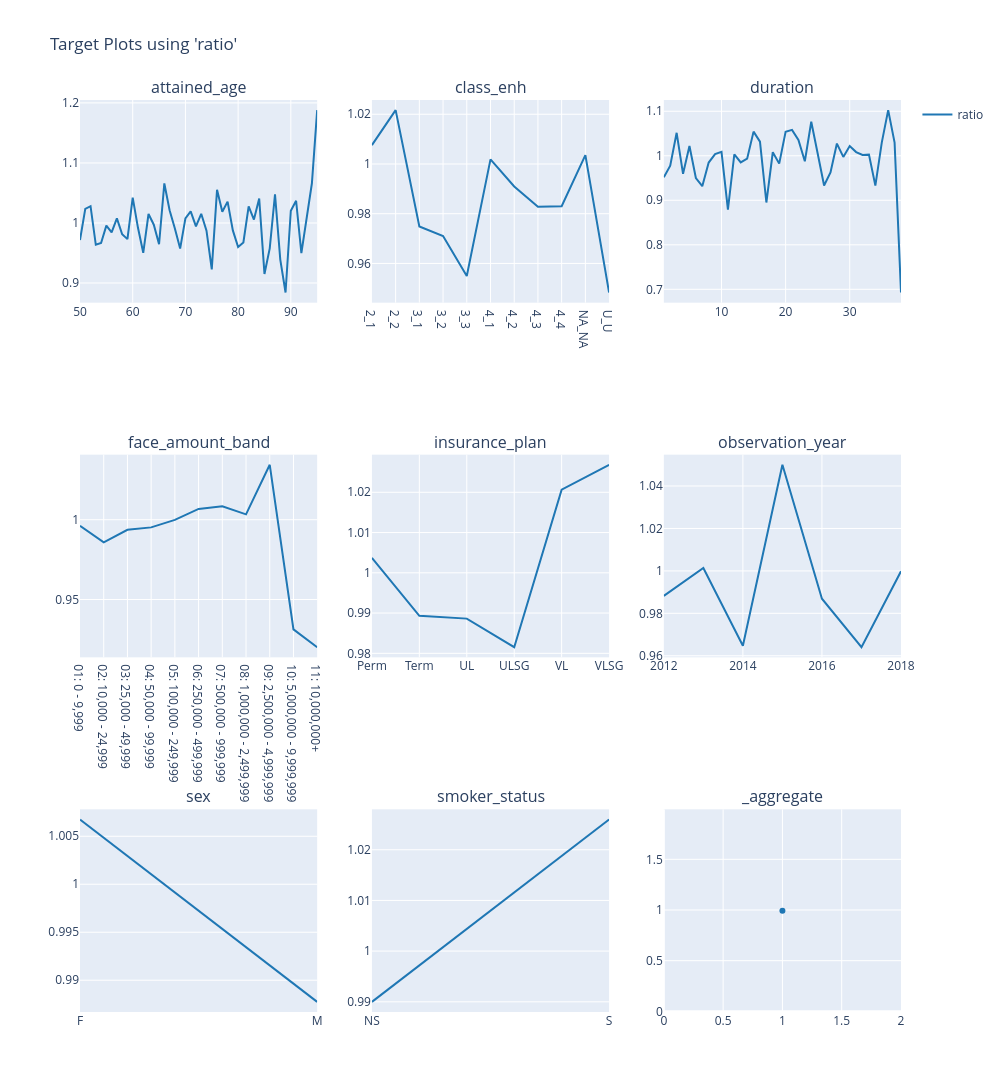

Notebook code for this chart:
### Markdown cell above
### Train/Test Ratios

### Code cell
# train
charters.target(
    df=model_data.loc[X_train.index],
    target="ratio",
    cols=3,
    features=model_features,
    numerator=["death_claim_amount"],
    denominator=["exp_amt_neural"],
).show()

### Figure 1 — Plotly figure (JSON) as saved in the notebook; plotly's stock layout.template omitted (floating-point values rounded to 4 significant figures)
{"data": [{"line": {"color": "#1F77B4"}, "mode": "lines", "name": "ratio", "showlegend": true, "type": "scatter", "x": [50, 51, 52, 53, 54, 55, 56, 57, 58, 59, 60, 61, 62, 63, 64, 65, 66, 67, 68, 69, 70, 71, 72, 73, 74, 75, 76, 77, 78, 79, 80, 81, 82, 83, 84, 85, 86, 87, 88, 89, 90, 91, 92, 93, 94, 95], "xaxis": "x", "y": [0.9717, 1.023, 1.028, 0.9637, 0.9665, 0.9956, 0.9843, 1.008, 0.9812, 0.9731, 1.042, 0.992, 0.9504, 1.015, 0.9971, 0.9646, 1.066, 1.021, 0.9907, 0.9573, 1.008, 1.019, 0.9944, 1.015, 0.9873, 0.9228, 1.055, 1.019, 1.036, 0.9876, 0.96, 0.9675, 1.028, 1.006, 1.041, 0.9151, 0.9577, 1.048, 0.9391, 0.8842, 1.02, 1.037, 0.9498, 1.007, 1.066, 1.188], "yaxis": "y"}, {"line": {"color": "#1F77B4"}, "mode": "lines", "name": "ratio", "showlegend": false, "type": "scatter", "x": ["2_1", "2_2", "3_1", "3_2", "3_3", "4_1", "4_2", "4_3", "4_4", "NA_NA", "U_U"], "xaxis": "x2", "y": [1.008, 1.022, 0.9749, 0.971, 0.955, 1.002, 0.9909, 0.9828, 0.983, 1.004, 0.9483], "yaxis": "y2"}, {"line": {"color": "#1F77B4"}, "mode": "lines", "name": "ratio", "showlegend": false, "type": "scatter", "x": [1, 2, 3, 4, 5, 6, 7, 8, 9, 10, 11, 12, 13, 14, 15, 16, 17, 18, 19, 20, 21, 22, 23, 24, 25, 26, 27, 28, 29, 30, 31, 32, 33, 34, 35, 36, 37, 38], "xaxis": "x3", "y": [0.9517, 0.9775, 1.052, 0.9594, 1.022, 0.95, 0.9316, 0.9848, 1.004, 1.009, 0.8789, 1.003, 0.9851, 0.9934, 1.054, 1.032, 0.895, 1.008, 0.9824, 1.054, 1.058, 1.036, 0.9876, 1.076, 1.005, 0.9332, 0.9628, 1.027, 0.9974, 1.022, 1.008, 1.002, 1.003, 0.933, 1.03, 1.103, 1.029, 0.6927], "yaxis": "y3"}, {"line": {"color": "#1F77B4"}, "mode": "lines", "name": "ratio", "showlegend": false, "type": "scatter", "x": ["01: 0 - 9,999", "02: 10,000 - 24,999", "03: 25,000 - 49,999", "04: 50,000 - 99,999", "05: 100,000 - 249,999", "06: 250,000 - 499,999", "07: 500,000 - 999,999", "08: 1,000,000 - 2,499,999", "09: 2,500,000 - 4,999,999", "10: 5,000,000 - 9,999,999", "11: 10,000,000+"], "xaxis": "x4", "y": [0.9962, 0.9858, 0.9937, 0.9952, 0.9999, 1.007, 1.008, 1.003, 1.034, 0.9313, 0.9201], "yaxis": "y4"}, {"line": {"color": "#1F77B4"}, "mode": "lines", "name": "ratio", "showlegend": false, "type": "scatter", "x": ["Perm", "Term", "UL", "ULSG", "VL", "VLSG"], "xaxis": "x5", "y": [1.004, 0.9893, 0.9886, 0.9815, 1.021, 1.027], "yaxis": "y5"}, {"line": {"color": "#1F77B4"}, "mode": "lines", "name": "ratio", "showlegend": false, "type": "scatter", "x": [2012, 2013, 2014, 2015, 2016, 2017, 2018], "xaxis": "x6", "y": [0.9882, 1.001, 0.9647, 1.05, 0.9869, 0.964, 0.9998], "yaxis": "y6"}, {"line": {"color": "#1F77B4"}, "mode": "lines", "name": "ratio", "showlegend": false, "type": "scatter", "x": ["F", "M"], "xaxis": "x7", "y": [1.007, 0.9877], "yaxis": "y7"}, {"line": {"color": "#1F77B4"}, "mode": "lines", "name": "ratio", "showlegend": false, "type": "scatter", "x": ["NS", "S"], "xaxis": "x8", "y": [0.99, 1.026], "yaxis": "y8"}, {"line": {"color": "#1F77B4"}, "mode": "markers", "name": "ratio", "showlegend": false, "type": "scatter", "x": [1], "xaxis": "x9", "y": [0.9935], "yaxis": "y9"}], "layout": {"annotations": [{"font": {"size": 16}, "showarrow": false, "text": "attained_age", "x": 0.1444, "xanchor": "center", "xref": "paper", "y": 1, "yanchor": "bottom", "yref": "paper"}, {"font": {"size": 16}, "showarrow": false, "text": "class_enh", "x": 0.5, "xanchor": "center", "xref": "paper", "y": 1, "yanchor": "bottom", "yref": "paper"}, {"font": {"size": 16}, "showarrow": false, "text": "duration", "x": 0.8556, "xanchor": "center", "xref": "paper", "y": 1, "yanchor": "bottom", "yref": "paper"}, {"font": {"size": 16}, "showarrow": false, "text": "face_amount_band", "x": 0.1444, "xanchor": "center", "xref": "paper", "y": 0.6111, "yanchor": "bottom", "yref": "paper"}, {"font": {"size": 16}, "showarrow": false, "text": "insurance_plan", "x": 0.5, "xanchor": "center", "xref": "paper", "y": 0.6111, "yanchor": "bottom", "yref": "paper"}, {"font": {"size": 16}, "showarrow": false, "text": "observation_year", "x": 0.8556, "xanchor": "center", "xref": "paper", "y": 0.6111, "yanchor": "bottom", "yref": "paper"}, {"font": {"size": 16}, "showarrow": false, "text": "sex", "x": 0.1444, "xanchor": "center", "xref": "paper", "y": 0.2222, "yanchor": "bottom", "yref": "paper"}, {"font": {"size": 16}, "showarrow": false, "text": "smoker_status", "x": 0.5, "xanchor": "center", "xref": "paper", "y": 0.2222, "yanchor": "bottom", "yref": "paper"}, {"font": {"size": 16}, "showarrow": false, "text": "_aggregate", "x": 0.8556, "xanchor": "center", "xref": "paper", "y": 0.2222, "yanchor": "bottom", "yref": "paper"}], "height": 1200, "legend": {"orientation": "v", "x": 1.02, "xanchor": "left", "y": 1, "yanchor": "top"}, "title": {"text": "Target Plots using 'ratio'"}, "width": 1000, "xaxis": {"anchor": "y", "domain": [0, 0.2889]}, "xaxis2": {"anchor": "y2", "domain": [0.3556, 0.6444]}, "xaxis3": {"anchor": "y3", "domain": [0.7111, 1]}, "xaxis4": {"anchor": "y4", "domain": [0, 0.2889]}, "xaxis5": {"anchor": "y5", "domain": [0.3556, 0.6444]}, "xaxis6": {"anchor": "y6", "domain": [0.7111, 1]}, "xaxis7": {"anchor": "y7", "domain": [0, 0.2889]}, "xaxis8": {"anchor": "y8", "domain": [0.3556, 0.6444]}, "xaxis9": {"anchor": "y9", "domain": [0.7111, 1]}, "yaxis": {"anchor": "x", "domain": [0.7778, 1], "type": "-"}, "yaxis2": {"anchor": "x2", "domain": [0.7778, 1]}, "yaxis3": {"anchor": "x3", "domain": [0.7778, 1]}, "yaxis4": {"anchor": "x4", "domain": [0.3889, 0.6111]}, "yaxis5": {"anchor": "x5", "domain": [0.3889, 0.6111]}, "yaxis6": {"anchor": "x6", "domain": [0.3889, 0.6111]}, "yaxis7": {"anchor": "x7", "domain": [0, 0.2222]}, "yaxis8": {"anchor": "x8", "domain": [0, 0.2222]}, "yaxis9": {"anchor": "x9", "domain": [0, 0.2222]}}}
